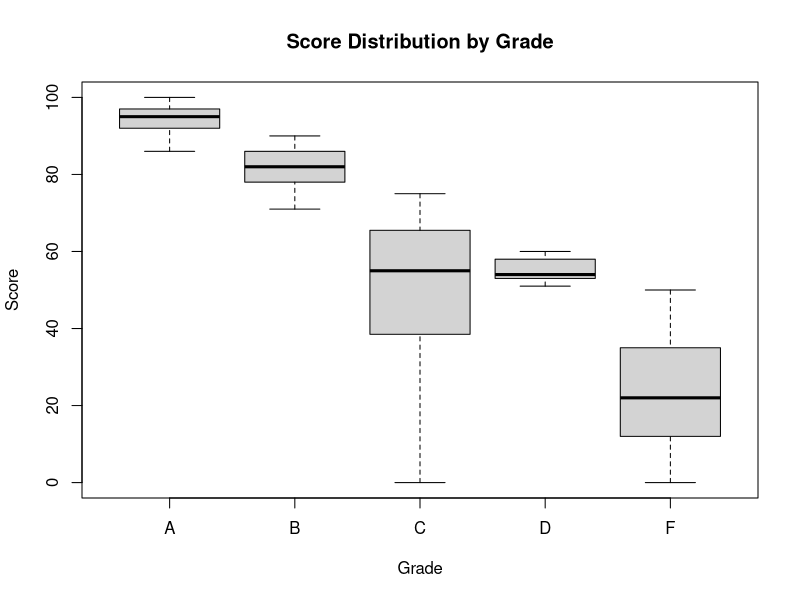

The R script that drew this image: (Note: this script raises an error after producing the figure.)
getwd()
setwd("/Users/hetpatel/Data101Fall2024/Data101Fall2024/Assignments/Prediction_Challenge_1")
train <- read.csv("MoodyTrain2024.csv")
test <- read.csv("MoodyTestStudents24.csv")
submission <- read.csv("submission2024.csv")

#structure of data
str(train)
summary(train)
colnames(train)

#boxplots to visualize distribution of Score across Grade and identify overlap areas
boxplot(Score ~ Grade, data = train, main = "Score Distribution by Grade", xlab = "Grade", ylab = "Score")


table(train$Major, train$Grade)
table(train[train$Score > 80, ]$Grade)

#score-based decision model
#decision <- rep('F', nrow(train))
#decision[train$Score > 50] <- 'D'
#decision[train$Score > 60] <- 'C'
#decision[train$Score > 75] <- 'B'
#decision[train$Score > 90] <- 'A'

#refine decision rules
subset_data <- subset(train, Score > 75 & Score <= 90)
table(subset_data$Grade, subset_data$Major)

#accuracy <- mean(decision == train$Grade)
#print(paste("Accuracy of basic model:", accuracy))

# test_decision <- rep('F', nrow(test))
# test_decision[test$Score > 50] <- 'D'
# test_decision[test$Score > 60] <- 'C'
# test_decision[test$Score > 75] <- 'B'
# test_decision[test$Score > 90] <- 'A'

#Adjust using refined rules
#test_decision[test$Score > 75 & test$Score <= 90 & test$Major == 'Math'] <- 'B'
#test_decision[test$Score > 75 & test$Score <= 90 & test$Major == 'CS' & test$Attendance > 0.9] <- 'A'

#submission$Grade <- test_decision
#write.csv(submission, "submission2024.csv", row.names = FALSE)

#find classes where predictions do not match grades
#misclassified <- train[decision != train$Grade, ]
#table(misclassified$Score, misclassified$Grade)

#grades below 60
table(train[train$Score < 60, ]$Attendance, train[train$Score < 60, ]$Grade)
table(train[train$Score < 60, ]$Questions, train[train$Score < 60, ]$Grade)

subset_high <- subset(train, Score > 85)
table(subset_high$Grade, subset_high$Major)

# misclassified <- train[decision != train$Grade, ]
# table(misclassified$Score, misclassified$Grade)
# table(misclassified$Attendance, misclassified$Grade)
# table(misclassified$Questions, misclassified$Grade)
# table(misclassified$Major, misclassified$Grade)

# subset_low <- subset(train, Score <= 60 & decision != train$Grade)
# subset_mid <- subset(train, Score > 60 & Score <= 90 & decision != train$Grade)
# subset_high <- subset(train, Score > 90 & decision != train$Grade)

# summary(subset_low)
# summary(subset_mid)
# summary(subset_high)
# 
# table(misclassified$Major, misclassified$Grade)

# summary(misclassified$Attendance)
# summary(misclassified$Questions)


decision <- rep('F', nrow(train))
decision[train$Score <= 75 & train$Score <= 42 & train$Attendance <= 0.6 & train$Questions <= 5] <- 'F'
decision[train$Score <= 75 & train$Score <= 42 & train$Attendance <= 0.6 & train$Questions > 5 & train$Attendance <= 0.3] <- 'F'
decision[train$Score <= 75 & train$Score <= 42 & train$Attendance <= 0.6 & train$Questions > 5 & train$Attendance > 0.3 & train$Score <= 25] <- 'F'
decision[train$Score <= 75 & train$Score <= 42 & train$Attendance <= 0.6 & train$Questions > 5 & train$Attendance > 0.3 & train$Score > 25] <- 'C'
decision[train$Score <= 75 & train$Score <= 42 & train$Attendance > 0.6 & train$Questions <= 4 & train$Score <= 29] <- 'F'
decision[train$Score <= 75 & train$Score <= 42 & train$Attendance > 0.6 & train$Questions <= 4 & train$Score > 29 & train$Questions <= 2] <- 'F'
decision[train$Score <= 75 & train$Score <= 42 & train$Attendance > 0.6 & train$Questions <= 4 & train$Score > 29 & train$Questions > 2] <- 'C'
decision[train$Score <= 75 & train$Score <= 42 & train$Attendance > 0.6 & train$Questions > 4 & train$Questions <= 5 & train$Score <= 16] <- 'F'
decision[train$Score <= 75 & train$Score <= 42 & train$Attendance > 0.6 & train$Questions > 4 & train$Questions <= 5 & train$Score > 16] <- 'C'
decision[train$Score <= 75 & train$Score <= 42 & train$Attendance > 0.6 & train$Questions > 4 & train$Questions > 5 & train$Score <= 7] <- 'C'
decision[train$Score <= 75 & train$Score <= 42 & train$Attendance > 0.6 & train$Questions > 4 & train$Questions > 5 & train$Score > 7] <- 'C'
decision[train$Score <= 75 & train$Score > 42 & train$Score <= 50 & train$Questions <= 2] <- 'F'
decision[train$Score <= 75 & train$Score > 42 & train$Score <= 50 & train$Questions > 2 & train$Attendance <= 0.2 & train$Row <= 8] <- 'F'
decision[train$Score <= 75 & train$Score > 42 & train$Score <= 50 & train$Questions > 2 & train$Attendance <= 0.2 & train$Row > 8] <- 'C'
decision[train$Score <= 75 & train$Score > 42 & train$Score <= 50 & train$Questions > 2 & train$Attendance > 0.2] <- 'C'
decision[train$Score <= 75 & train$Score > 50 & train$Score <= 70 & train$Score <= 60 & train$Questions <= 1] <- 'D'
decision[train$Score <= 75 & train$Score > 50 & train$Score <= 70 & train$Score <= 60 & train$Questions > 1] <- 'C'
decision[train$Score <= 75 & train$Score > 50 & train$Score <= 70 & train$Score > 60] <- 'C'
decision[train$Score <= 75 & train$Score > 70 ] <- 'C'
decision[train$Score > 75 & train$Score <= 90 & train$Row <= 3 & train$Score <= 85] <- 'B'
decision[train$Score > 75 & train$Score <= 90 & train$Row <= 3 & train$Score > 85 & train$Score <= 89] <- 'A'
decision[train$Score > 75 & train$Score <= 90 & train$Row <= 3 & train$Score > 85 & train$Score > 89] <- 'B'
decision[train$Score > 75 & train$Score <= 90 & train$Row > 3 & train$Row <= 4 & train$Score <= 86] <- 'B'
decision[train$Score > 75 & train$Score <= 90 & train$Row > 3 & train$Row <= 4 & train$Score > 86] <- 'A'
decision[train$Score > 75 & train$Score <= 90 & train$Row > 4] <- 'B'
decision[train$Score > 90] <- 'A'
accuracy <- round(mean(decision == train$Grade), 2)
accuracy_exact <- mean(decision == train$Grade)
print(paste("Updated accuracy:", accuracy))
print(paste("Exact accuracy:", accuracy_exact))
misclassified <- train[decision != train$Grade, ]
table(misclassified$Score, misclassified$Grade)
#96% accuracy 

test_decision <- rep('F', nrow(test))
test_decision[test$Score <= 75 & test$Score <= 42 & test$Attendance <= 0.6 & test$Questions <= 5] <- 'F'
test_decision[test$Score <= 75 & test$Score <= 42 & test$Attendance <= 0.6 & test$Questions > 5 & test$Attendance <= 0.3] <- 'F'
test_decision[test$Score <= 75 & test$Score <= 42 & test$Attendance <= 0.6 & test$Questions > 5 & test$Attendance > 0.3 & test$Score <= 25] <- 'F'
test_decision[test$Score <= 75 & test$Score <= 42 & test$Attendance <= 0.6 & test$Questions > 5 & test$Attendance > 0.3 & test$Score > 25] <- 'C'
test_decision[test$Score <= 75 & test$Score <= 42 & test$Attendance > 0.6 & test$Questions <= 4 & test$Score <= 29] <- 'F'
test_decision[test$Score <= 75 & test$Score <= 42 & test$Attendance > 0.6 & test$Questions <= 4 & test$Score > 29 & test$Questions <= 2] <- 'F'
test_decision[test$Score <= 75 & test$Score <= 42 & test$Attendance > 0.6 & test$Questions <= 4 & test$Score > 29 & test$Questions > 2] <- 'C'
test_decision[test$Score <= 75 & test$Score <= 42 & test$Attendance > 0.6 & test$Questions > 4 & test$Questions <= 5 & test$Score <= 16] <- 'F'
test_decision[test$Score <= 75 & test$Score <= 42 & test$Attendance > 0.6 & test$Questions > 4 & test$Questions <= 5 & test$Score > 16] <- 'C'
test_decision[test$Score <= 75 & test$Score <= 42 & test$Attendance > 0.6 & test$Questions > 4 & test$Questions > 5 & test$Score <= 7] <- 'C'
test_decision[test$Score <= 75 & test$Score <= 42 & test$Attendance > 0.6 & test$Questions > 4 & test$Questions > 5 & test$Score > 7] <- 'C'
test_decision[test$Score <= 75 & test$Score > 42 & test$Score <= 50 & test$Questions <= 2] <- 'F'
test_decision[test$Score <= 75 & test$Score > 42 & test$Score <= 50 & test$Questions > 2 & test$Attendance <= 0.2 & test$Row <= 8] <- 'F'
test_decision[test$Score <= 75 & test$Score > 42 & test$Score <= 50 & test$Questions > 2 & test$Attendance <= 0.2 & test$Row > 8] <- 'C'
test_decision[test$Score <= 75 & test$Score > 42 & test$Score <= 50 & test$Questions > 2 & test$Attendance > 0.2] <- 'C'
test_decision[test$Score <= 75 & test$Score > 50 & test$Score <= 70 & test$Score <= 60 & test$Questions <= 1] <- 'D'
test_decision[test$Score <= 75 & test$Score > 50 & test$Score <= 70 & test$Score <= 60 & test$Questions > 1] <- 'C'
test_decision[test$Score <= 75 & test$Score > 50 & test$Score <= 70 & test$Score > 60] <- 'C'
test_decision[test$Score <= 75 & test$Score > 70 ] <- 'C'
test_decision[test$Score <= 75 & test$Score > 70 ] <- 'B'
test_decision[test$Score <= 75 & test$Score > 70 ] <- 'C'
test_decision[test$Score > 75 & test$Score <= 90 & test$Row <= 3 & test$Score <= 85] <- 'B'
test_decision[test$Score > 75 & test$Score <= 90 & test$Row <= 3 & test$Score > 85 & test$Score <= 89] <- 'A'
test_decision[test$Score > 75 & test$Score <= 90 & test$Row <= 3 & test$Score > 85 & test$Score > 89] <- 'B'
test_decision[test$Score > 75 & test$Score <= 90 & test$Row > 3 & test$Row <= 4 & test$Score <= 86] <- 'B'
test_decision[test$Score > 75 & test$Score <= 90 & test$Row > 3 & test$Row <= 4 & test$Score > 86] <- 'A'
test_decision[test$Score > 75 & test$Score <= 90 & test$Row > 4] <- 'B'
test_decision[test$Score > 90] <- 'A'

submission$Grade <- test_decision
write.csv(submission, "submission2024.csv", row.names = FALSE)
















# Load necessary data
train <- read.csv("MoodyTrain2024.csv")
test <- read.csv("MoodyTestStudents24.csv")
submission <- read.csv("submission2024.csv")

# Split the training data into training and validation sets (80%-20% split)
set.seed(123)  # Ensure reproducibility
train_indices <- sample(1:nrow(train), 0.8 * nrow(train))
validation_set <- train[-train_indices, ]
training_set <- train[train_indices, ]

# Function to apply decision rules
apply_decision_rules <- function(data) {
  decision <- rep('F', nrow(data))
  decision[data$Score <= 75 & data$Score <= 42 & data$Attendance <= 0.6 & data$Questions <= 5] <- 'F'
  decision[data$Score <= 75 & data$Score <= 42 & data$Attendance <= 0.6 & data$Questions > 5 & data$Attendance <= 0.3] <- 'F'
  decision[data$Score <= 75 & data$Score <= 42 & data$Attendance <= 0.6 & data$Questions > 5 & data$Attendance > 0.3 & data$Score <= 25] <- 'F'
  decision[data$Score <= 75 & data$Score <= 42 & data$Attendance <= 0.6 & data$Questions > 5 & data$Attendance > 0.3 & data$Score > 25] <- 'C'
  decision[data$Score <= 75 & data$Score <= 42 & data$Attendance > 0.6 & data$Questions <= 4 & data$Score <= 29] <- 'F'
  decision[data$Score <= 75 & data$Score <= 42 & data$Attendance > 0.6 & data$Questions <= 4 & data$Score > 29 & data$Questions <= 2] <- 'F'
  decision[data$Score <= 75 & data$Score <= 42 & data$Attendance > 0.6 & data$Questions <= 4 & data$Score > 29 & data$Questions > 2] <- 'C'
  decision[data$Score <= 75 & data$Score <= 42 & data$Attendance > 0.6 & data$Questions > 4 & data$Questions <= 5 & data$Score <= 16] <- 'F'
  decision[data$Score <= 75 & data$Score <= 42 & data$Attendance > 0.6 & data$Questions > 4 & data$Questions <= 5 & data$Score > 16] <- 'C'
  decision[data$Score <= 75 & data$Score <= 42 & data$Attendance > 0.6 & data$Questions > 4 & data$Questions > 5 & data$Score <= 7] <- 'C'
  decision[data$Score <= 75 & data$Score <= 42 & data$Attendance > 0.6 & data$Questions > 4 & data$Questions > 5 & data$Score > 7] <- 'C'
  decision[data$Score <= 75 & data$Score > 42 & data$Score <= 50 & data$Questions <= 2] <- 'F'
  decision[data$Score <= 75 & data$Score > 42 & data$Score <= 50 & data$Questions > 2 & data$Attendance <= 0.2 & data$Row <= 8] <- 'F'
  decision[data$Score <= 75 & data$Score > 42 & data$Score <= 50 & data$Questions > 2 & data$Attendance <= 0.2 & data$Row > 8] <- 'C'
  decision[data$Score <= 75 & data$Score > 42 & data$Score <= 50 & data$Questions > 2 & data$Attendance > 0.2] <- 'C'
  decision[data$Score <= 75 & data$Score > 50 & data$Score <= 70 & data$Score <= 60 & data$Questions <= 1] <- 'D'
  decision[data$Score <= 75 & data$Score > 50 & data$Score <= 70 & data$Score <= 60 & data$Questions > 1] <- 'C'
  decision[data$Score <= 75 & data$Score > 50 & data$Score <= 70 & data$Score > 60] <- 'C'
  decision[data$Score <= 75 & data$Score > 70 ] <- 'C'
  decision[data$Score <= 75 & data$Score > 70 ] <- 'B'
  decision[data$Score <= 75 & data$Score > 70 ] <- 'C'
  decision[data$Score > 75 & data$Score <= 90 & data$Row <= 3 & data$Score <= 85] <- 'B'
  decision[data$Score > 75 & data$Score <= 90 & data$Row <= 3 & data$Score > 85 & data$Score <= 89] <- 'A'
  decision[data$Score > 75 & data$Score <= 90 & data$Row <= 3 & data$Score > 85 & data$Score > 89] <- 'B'
  decision[data$Score > 75 & data$Score <= 90 & data$Row > 3 & data$Row <= 4 & data$Score <= 86] <- 'B'
  decision[data$Score > 75 & data$Score <= 90 & data$Row > 3 & data$Row <= 4 & data$Score > 86] <- 'A'
  decision[data$Score > 75 & data$Score <= 90 & data$Row > 4] <- 'B'
  decision[data$Score > 90] <- 'A'
  return(decision)
}

# Apply decision rules to training set
train_decision <- apply_decision_rules(training_set)

# Evaluate training accuracy
train_accuracy <- mean(train_decision == training_set$Grade)
print(paste("Training Accuracy:", round(train_accuracy * 100, 2), "%"))

# Apply decision rules to validation set
validation_decision <- apply_decision_rules(validation_set)

# Evaluate validation accuracy
validation_accuracy <- mean(validation_decision == validation_set$Grade)
print(paste("Validation Accuracy:", round(validation_accuracy * 100, 2), "%"))

# Check for overfitting
if (abs(train_accuracy - validation_accuracy) > 0.1) {
  print("The model may be overfitting.")
} else {
  print("The model does not appear to be overfitting.")
}

# Apply decision rules to test set
test_decision <- apply_decision_rules(test)

# Save the predictions for the test set
submission$Grade <- test_decision
write.csv(submission, "submission2024.csv", row.names = FALSE)

# Output misclassified cases in training set
misclassified <- training_set[train_decision != training_set$Grade, ]
print("Misclassified cases in the training set:")
print(table(misclassified$Score, misclassified$Grade))


#training accuracy of 95.62%, validation accuracy of 95.5%, difference is minimial so model is not overfitting

